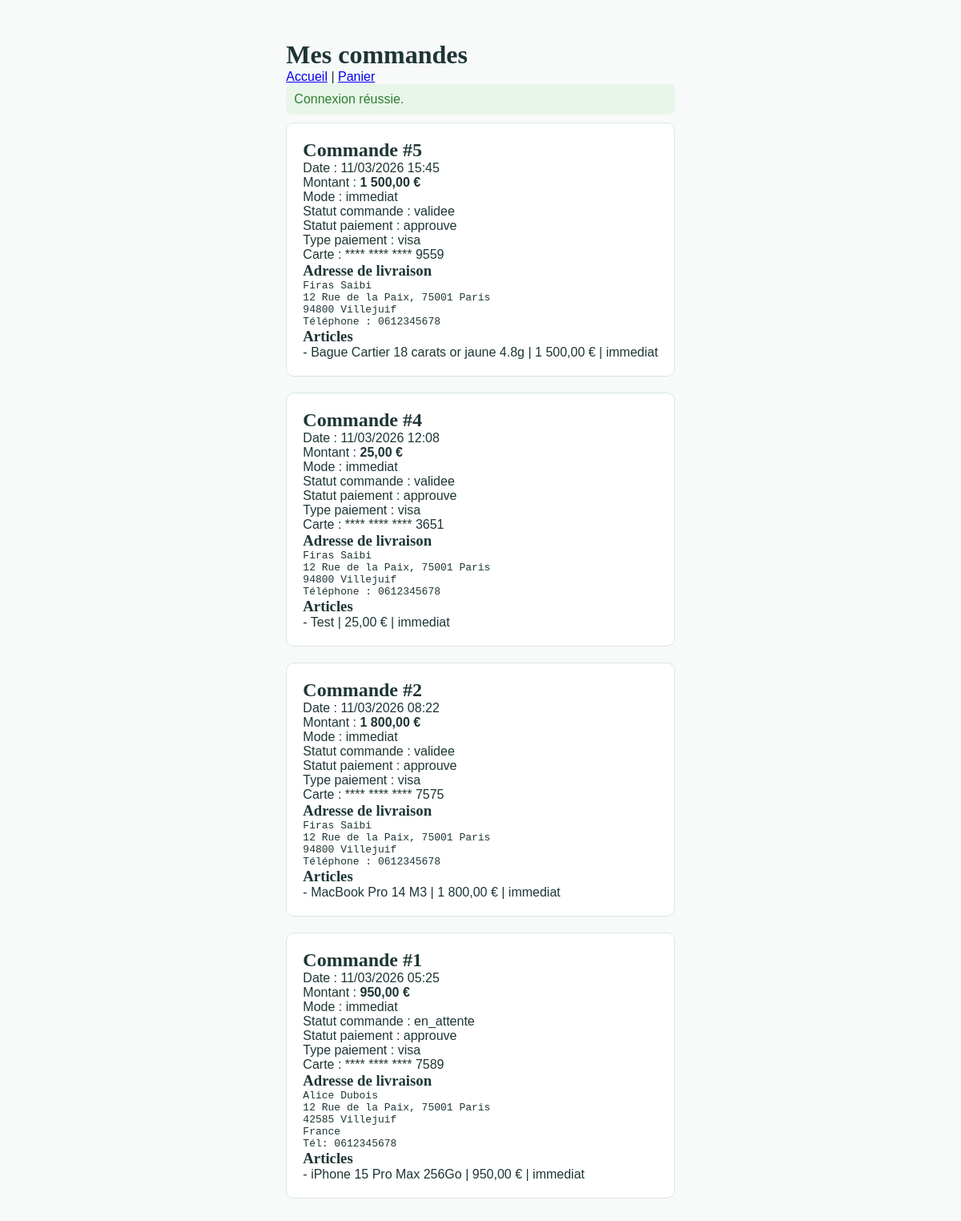
Page /orders.php (signed in) on the committed database.
### tables this page shows
CREATE TABLE `paiement` (
  `idPaiement` int(11) NOT NULL,
  `numero_masque` varchar(20) NOT NULL COMMENT 'Ex: **** **** **** 1234',
  `nom_carte` varchar(150) NOT NULL,
  `expiration` varchar(7) NOT NULL COMMENT 'Format MM/YYYY',
  `statut_paiement` enum('en_attente','approuve','refuse','rembourse') DEFAULT 'en_attente',
  `type_paiement` enum('visa','mastercard','amex','paypal') NOT NULL,
  `idCommande` int(11) NOT NULL,
  `idAcheteur` int(11) NOT NULL,
  `created_at` timestamp NOT NULL DEFAULT CURRENT_TIMESTAMP
);

CREATE TABLE `commande` (
  `idCommande` int(11) NOT NULL,
  `date_commande` datetime DEFAULT CURRENT_TIMESTAMP,
  `montant_total` decimal(10,2) NOT NULL,
  `mode_validation` enum('immediat','negotiation','enchere') NOT NULL,
  `status_commande` enum('en_attente','validee','expediee','livree','annulee') DEFAULT 'en_attente',
  `adresse_livraison` text NOT NULL,
  `idAcheteur` int(11) NOT NULL,
  `idPanier` int(11) NOT NULL
);

CREATE TABLE `ligne_panier` (
  `idLigne` int(11) NOT NULL,
  `quantite` int(11) DEFAULT '1',
  `prix_snapshot` decimal(10,2) NOT NULL COMMENT 'Prix au moment de l ajout',
  `mode_acquisition` enum('immediat','negotiation','enchere') NOT NULL,
  `idPanier` int(11) NOT NULL,
  `idArticle` int(11) NOT NULL
);

CREATE TABLE `article` (
  `idArticle` int(11) NOT NULL,
  `nom` varchar(200) NOT NULL,
  `description_qualite` text,
  `description_defaut` text,
  `prix_base` decimal(10,2) NOT NULL,
  `mode_vente` enum('immediat','negotiation','enchere') NOT NULL,
  `status` enum('disponible','vendu','en_cours','supprime') DEFAULT 'disponible',
  `date_publication` datetime DEFAULT CURRENT_TIMESTAMP,
  `date_debut_enchere` datetime DEFAULT NULL,
  `date_fin_enchere` datetime DEFAULT NULL,
  `video_url` varchar(255) DEFAULT NULL,
  `idVendeur` int(11) NOT NULL,
  `idCategorie` int(11) NOT NULL
);

### config/session.php (called while the page is built, shortened)
<?php
function getFlashes(): array {
    $flashes = $_SESSION['flash'] ?? [];
    return $flashes;
}

### includes/helpers.php (called while the page is built, shortened)
<?php
function h(string $str): string {
    return htmlspecialchars($str, ENT_QUOTES, 'UTF-8');
}
function formatPrix(float $prix): string {
    return number_format($prix, 2, ',', ' ') . ' €';
}
function formatDate(string $date, string $format = 'd/m/Y H:i'): string {
    return date($format, strtotime($date));
}

### orders.php (the view, shortened to what this page needs)
<?php
require_once __DIR__ . '/config/session.php';
require_once __DIR__ . '/includes/helpers.php';
$pdo = db();
$idAcheteur = currentUserId();
$flashes = getFlashes();
$stmt = $pdo->prepare("
    SELECT c.*, p.statut_paiement, p.type_paiement, p.numero_masque
    FROM commande c
    LEFT JOIN paiement p ON c.idCommande = p.idCommande
    WHERE c.idAcheteur = ?
    ORDER BY c.idCommande DESC
");
$stmt->execute([$idAcheteur]);
$commandes = $stmt->fetchAll();
?>
<!DOCTYPE html>
<html lang="fr">
<head>
    <link rel="stylesheet" href="<?= BASE_URL ?>/assets/css/style.css">
</head>
<body>
<div class="page">
    <h1>Mes commandes</h1>
    <p>
        <a href="<?= BASE_URL ?>/index.php">Accueil</a> |
        <a href="<?= BASE_URL ?>/cart.php">Panier</a>
    </p>
    <?php foreach ($flashes as $f): ?>
        <div class="msg-ok"><?= h($f['message']) ?></div>
    <?php endforeach; ?>
    <?php if (empty($commandes)): ?>
        <div class="box">
            <p>Vous n'avez encore aucune commande.</p>
        </div>
    <?php else: ?>
        <?php foreach ($commandes as $commande): ?>
            <div class="box">
                <h2>Commande #<?= (int)$commande['idCommande'] ?></h2>
                <p>Date : <?= formatDate($commande['date_commande']) ?></p>
                <p>Montant : <strong><?= formatPrix((float)$commande['montant_total']) ?></strong></p>
                <p>Mode : <?= h($commande['mode_validation']) ?></p>
                <p>Statut commande : <?= h($commande['status_commande']) ?></p>
                <p>Statut paiement : <?= h($commande['statut_paiement'] ?? 'non renseigné') ?></p>
                <p>Type paiement : <?= h($commande['type_paiement'] ?? 'non renseigné') ?></p>
                <p>Carte : <?= h($commande['numero_masque'] ?? 'non renseigné') ?></p>
                <h3>Adresse de livraison</h3>
                <pre style="white-space:pre-wrap;"><?= h($commande['adresse_livraison']) ?></pre>
                <h3>Articles</h3>
                <?php
                $stmt2 = $pdo->prepare("
                    SELECT lp.prix_snapshot, lp.mode_acquisition, a.nom
                    FROM ligne_panier lp
                    JOIN article a ON lp.idArticle = a.idArticle
                    WHERE lp.idPanier = ?
                ");
                $stmt2->execute([$commande['idPanier']]);
                $articles = $stmt2->fetchAll();
                ?>
                <?php foreach ($articles as $article): ?>
                    <p>- <?= h($article['nom']) ?> | <?= formatPrix((float)$article['prix_snapshot']) ?> | <?= h($article['mode_acquisition']) ?></p>
                <?php endforeach; ?>
            </div>
        <?php endforeach; ?>
    <?php endif; ?>
</div>
</body>
</html>

### assets/css/style.css (style rules this page uses)
:root { --primary: #0e8c8c; --primary-dark: #0a6e6e; --primary-light: #14b0b0; --primary-pale: #e0f5f5; --accent: #f7a800; --accent-dark: #d48f00; --white: #ffffff; --gray-50: #f8fafa; --gray-100: #edf2f2; --gray-200: #d4e4e4; --gray-600: #4a6b6b; --gray-800: #1e3535; --text: #1e3535; --text-muted: #5a7a7a; --border: #cce0e0; --shadow-sm: 0 2px 8px rgba(14,140,140,.10); --shadow-md: 0 6px 24px rgba(14,140,140,.15); --shadow-lg: 0 16px 48px rgba(14,140,140,.18); --radius: 12px; --radius-sm: 8px; --radius-lg: 20px; }
* { box-sizing: border-box; margin: 0; padding: 0; }
body { font-family: 'DM Sans', sans-serif; background: var(--gray-50); color: var(--text); min-height: 100vh; display: flex; flex-direction: column; }
h1,h2,h3,.font-display { font-family: 'Playfair Display', serif; }

### orders.php (style rules this page uses)
body { background:#f8fafa; font-family:Arial, sans-serif; }
.page { max-width:1100px; margin:30px auto; padding:20px; }
.box { background:#fff; border:1px solid #d9e6e6; border-radius:10px; padding:20px; margin-bottom:20px; }
.msg-ok { background:#e8f5e9; color:#2e7d32; padding:10px; border-radius:8px; margin-bottom:10px; }

### rows in the picture
paiement: idCommande.idCommande "5", idCommande.date_commande "11/03/2026 15:45", idCommande.montant_total "1 500,00 €", idCommande.mode_validation "immediat", idCommande.status_commande "validee", statut_paiement "approuve", type_paiement "visa", numero_masque "**** **** **** 9559", idCommande.adresse_livraison "Firas Saibi 12 Rue de la Paix, 75001 Paris 94800 Villejuif Téléphone : 0612345678"
ligne_panier: idArticle.nom "Bague Cartier 18 carats or jaune 4.8g", prix_snapshot "1 500,00 €", mode_acquisition "immediat"
paiement: idCommande.idCommande "4", idCommande.date_commande "11/03/2026 12:08", idCommande.montant_total "25,00 €", idCommande.mode_validation "immediat", idCommande.status_commande "validee", statut_paiement "approuve", type_paiement "visa", numero_masque "**** **** **** 3651", idCommande.adresse_livraison "Firas Saibi 12 Rue de la Paix, 75001 Paris 94800 Villejuif Téléphone : 0612345678"
ligne_panier: idArticle.nom "Test", prix_snapshot "25,00 €", mode_acquisition "immediat"
paiement: idCommande.idCommande "2", idCommande.date_commande "11/03/2026 08:22", idCommande.montant_total "1 800,00 €", idCommande.mode_validation "immediat", idCommande.status_commande "validee", statut_paiement "approuve", type_paiement "visa", numero_masque "**** **** **** 7575", idCommande.adresse_livraison "Firas Saibi 12 Rue de la Paix, 75001 Paris 94800 Villejuif Téléphone : 0612345678"
ligne_panier: idArticle.nom "MacBook Pro 14 M3", prix_snapshot "1 800,00 €", mode_acquisition "immediat"
paiement: idCommande.idCommande "1", idCommande.date_commande "11/03/2026 05:25", idCommande.montant_total "950,00 €", idCommande.mode_validation "immediat", idCommande.status_commande "en_attente", statut_paiement "approuve", type_paiement "visa", numero_masque "**** **** **** 7589", idCommande.adresse_livraison "Alice Dubois 12 Rue de la Paix, 75001 Paris 42585 Villejuif France Tél: 0612345678"
ligne_panier: idArticle.nom "iPhone 15 Pro Max 256Go", prix_snapshot "950,00 €", mode_acquisition "immediat"

### other values in the picture
$f['message'] "Connexion réussie."
